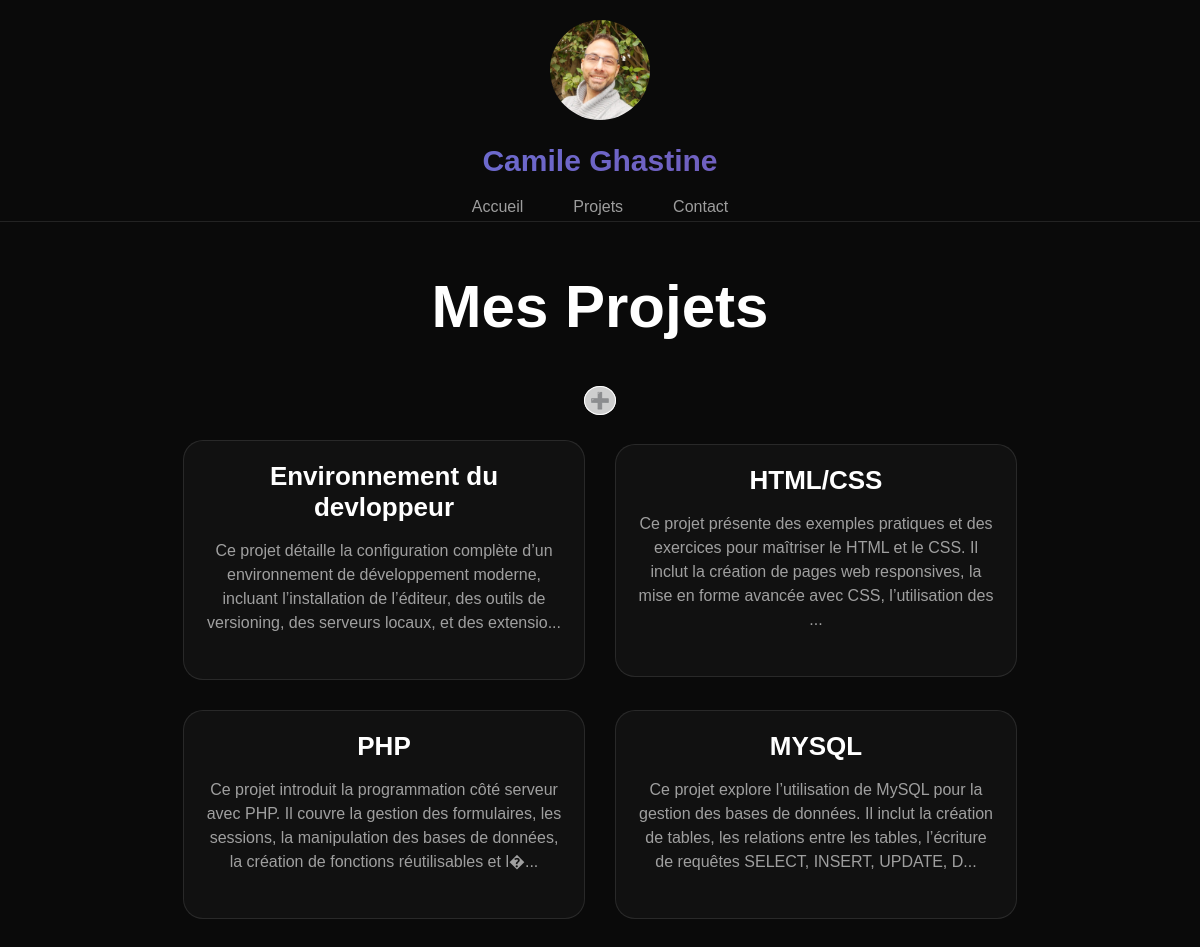
The page /app/src/projects.php on the database its author committed.
### tables this page shows
CREATE TABLE `projects` (
  `id` int NOT NULL,
  `title` varchar(100) NOT NULL,
  `description` varchar(1000) NOT NULL,
  `url_git` varchar(255) NOT NULL,
  `creation_date` timestamp NOT NULL DEFAULT CURRENT_TIMESTAMP,
  `user_id` int NOT NULL
);

### app/src/projects.php (the view, shortened to what this page needs)
<!DOCTYPE html>
<html lang="fr">
<head>
    <link rel="stylesheet" href="../css/projects-style.css">
</head>
<body>
    <header>
        <img src="../image/photo-profil.jpg" alt="photo de profil" class="photo-profil">
        <div class="name">Camile Ghastine</div>
        <nav>
            <ul class="nav-links">
                <li><a href="/index.php">Accueil</a></li>
                <li><a href="projects.php">Projets</a></li>
                <li><a href="#">Contact</a></li>
            </ul>
        </nav>
    </header>
    <section class="projects-section">
        <h1 class="section-title">Mes Projets</h2>
        <p class="p-add"><a href="add.php" class="add">➕</a></p>
        <div class="projects-list">
            <?php
            $pdo = new PDO('mysql:host=mysql; dbname=my_portfolio; charset=UTF8', 'user', 'pwd', );
            $sql = 'SELECT id, title, description FROM projects';
            $request = $pdo->prepare($sql);
            $request->execute();
            $projects = $request->fetchall(PDO::FETCH_ASSOC);
            foreach ($projects as $project) {
                $description = substr($project['description'], 0, 200);
            ?>
            <div class="project-card">
                <div class="project-content">
                    <h2><a href="show.php?id=<?php echo $project['id'] ?>" class="project-title"><?php echo htmlspecialchars($project['title']) ?></a></h2>
                    <p class="project-description">
                        <?php echo htmlspecialchars($description) . '...' ?>
                    </p>
                </div>
            </div>
            <?php } ?>
        </div>
    </section>
</body>
</html>

### app/css/projects-style.css (style rules this page uses)
.projects-section { margin: 50px auto; text-align: center; }
.section-title { font-size: 50px; color: white; font-weight: bold; margin-bottom: 50px; }
.projects-list { display: flex; flex-direction: column; justify-content: center; align-items: center; gap: 30px; }
.project-card { background: rgba(255, 255, 255, 0.03); border: 1px solid rgba(255, 255, 255, 0.1); border-radius: 20px; max-width: 400px; width: 80%; height: auto; }
.project-content { padding: 20px; }
.project-title { font-size: 26px; font-weight: bold; margin-bottom: 16px; color: #fff; }
h2 { margin-bottom: 16px; }
.project-description { font-size: 16px; line-height: 1.5; margin-bottom: 24px; }
.add { border: white solid 1px; border-radius: 50%; padding: 5px; background-color: rgb(206, 206, 206); }
.p-add { margin-bottom: 30px; }
@media (min-width: 769px) { .section-title { font-size: 50px; } }
@media (min-width: 1025px) { .section-title { font-size: 60px; } }
@media (min-width: 1025px) { .projects-list { flex-direction: row; flex-wrap: wrap; } }

### app/css/general-style.css (style rules this page uses)
* { margin: 0; padding: 0; }
body { font-family: Verdena, arial, sans-serif; background: #0a0a0a; color: rgba(255, 255, 255, 0.6); }

### app/css/header-style.css (style rules this page uses)
header { border-bottom: 1px solid rgba(255, 255, 255, 0.1); text-align: center; }
nav { padding: 20px 0 5px 0; }
.name { font-size: 30px; font-weight: bold; background: linear-gradient(135deg, #667eea 0%, #764ba2 100%); -webkit-background-clip: text; -webkit-text-fill-color: transparent; background-clip: text; }
.photo-profil { width: 100px; height: 100px; border-radius: 50%; padding: 20px 0; }
ul { display: flex; justify-content: center; align-items: center; gap: 50px; list-style: none; }
a { color: rgba(255, 255, 255, 0.6); text-decoration: none; font-size: 16px; }

### rows shown on the page
projects: title "Environnement du devloppeur", description "Ce projet détaille la configuration complète d’un environnement de développement moderne, incluant l’installation de l’éditeur, des outils de versioning, des serveurs locaux, et des extensio"
projects: title "HTML/CSS", description "Ce projet présente des exemples pratiques et des exercices pour maîtriser le HTML et le CSS. Il inclut la création de pages web responsives, la mise en forme avancée avec CSS, l’utilisation des"
projects: title "PHP", description "Ce projet introduit la programmation côté serveur avec PHP. Il couvre la gestion des formulaires, les sessions, la manipulation des bases de données, la création de fonctions réutilisables et l�"
projects: title "MYSQL", description "Ce projet explore l’utilisation de MySQL pour la gestion des bases de données. Il inclut la création de tables, les relations entre les tables, l’écriture de requêtes SELECT, INSERT, UPDATE, D"
